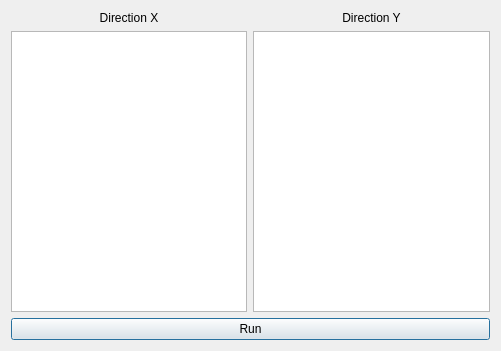
<?xml version="1.0" encoding="UTF-8"?>
<ui version="4.0">
 <class>Dialog</class>
 <widget class="QDialog" name="Dialog">
  <property name="geometry">
   <rect>
    <x>0</x>
    <y>0</y>
    <width>501</width>
    <height>351</height>
   </rect>
  </property>
  <property name="windowTitle">
   <string>Select Load Cases</string>
  </property>
  <layout class="QVBoxLayout" name="verticalLayout">
   <item>
    <layout class="QGridLayout" name="gridLayout">
     <item row="1" column="1">
      <widget class="QListWidget" name="y_loadcase_list">
       <property name="selectionMode">
        <enum>QAbstractItemView::NoSelection</enum>
       </property>
       <property name="sortingEnabled">
        <bool>true</bool>
       </property>
      </widget>
     </item>
     <item row="1" column="0">
      <widget class="QListWidget" name="x_loadcase_list">
       <property name="selectionMode">
        <enum>QAbstractItemView::NoSelection</enum>
       </property>
       <property name="sortingEnabled">
        <bool>true</bool>
       </property>
      </widget>
     </item>
     <item row="0" column="0">
      <widget class="QLabel" name="label">
       <property name="layoutDirection">
        <enum>Qt::LeftToRight</enum>
       </property>
       <property name="text">
        <string>Direction X</string>
       </property>
       <property name="alignment">
        <set>Qt::AlignCenter</set>
       </property>
      </widget>
     </item>
     <item row="0" column="1">
      <widget class="QLabel" name="label_6">
       <property name="enabled">
        <bool>true</bool>
       </property>
       <property name="text">
        <string>Direction Y</string>
       </property>
       <property name="alignment">
        <set>Qt::AlignCenter</set>
       </property>
      </widget>
     </item>
    </layout>
   </item>
   <item>
    <widget class="QPushButton" name="run">
     <property name="text">
      <string>Run</string>
     </property>
     <property name="icon">
      
     </property>
     <property name="iconSize">
      <size>
       <width>60</width>
       <height>60</height>
      </size>
     </property>
    </widget>
   </item>
  </layout>
 </widget>
 <resources/>
 <connections/>
</ui>
